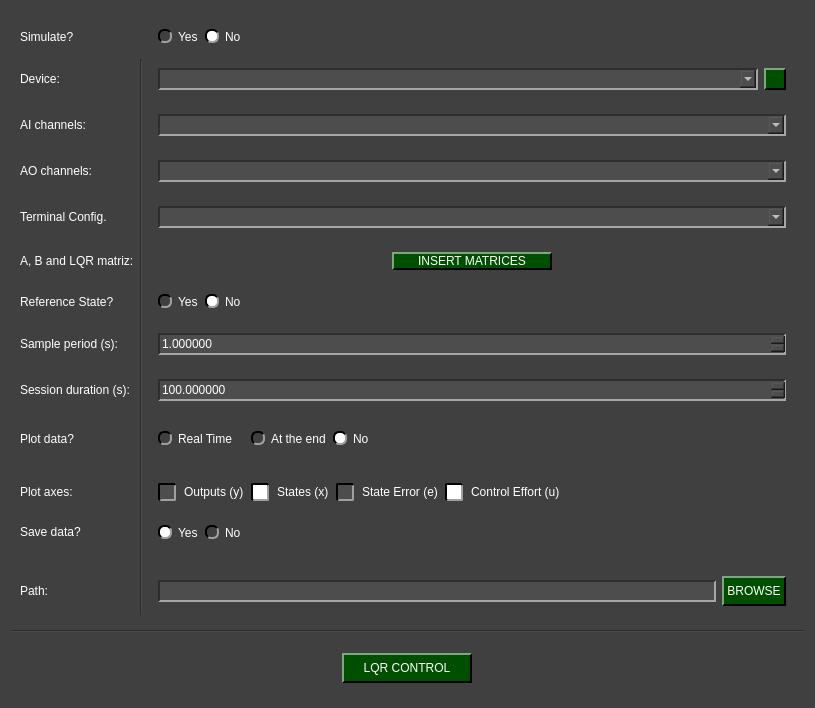
<?xml version="1.0" encoding="UTF-8"?>
<ui version="4.0">
 <class>NIDAQ_LQR_Control</class>
 <widget class="QWidget" name="NIDAQ_LQR_Control">
  <property name="enabled">
   <bool>true</bool>
  </property>
  <property name="geometry">
   <rect>
    <x>0</x>
    <y>0</y>
    <width>815</width>
    <height>708</height>
   </rect>
  </property>
  <property name="minimumSize">
   <size>
    <width>60</width>
    <height>0</height>
   </size>
  </property>
  <property name="windowTitle">
   <string>Form</string>
  </property>
  <property name="styleSheet">
   <string notr="true">QWidget{
	background-color: rgb(64, 64, 64);
}

QTabWidget::pane { 
   border: 1px solid rgb(166, 166, 166);
}

QTabBar::tab {
  	background-color: rgb(77, 77, 77);
 }

 QTabBar::tab:selected {
  	background-color: rgb(140, 140, 140);
	padding-top: 2px;
	padding-bottom: 2px;
	padding-left: 12px;
	padding-right: 12px;
 }

 QTabBar::tab:selected:hover {
  	background-color: rgb(140, 140, 140);
	padding-top: 2px;
	padding-bottom: 2px;
	padding-left: 12px;
	padding-right: 12px;
 }

 QTabBar::tab:hover {
  	background-color: rgb(109, 109, 109);
	padding-top: 2px;
	padding-bottom: 2px;
	padding-left: 12px;
	padding-right: 12px;
 }

 QTabBar::tab:middle {
	border-right: 1px dashed rgb(166, 166, 166);
	border-left: 1px dashed rgb(166, 166, 166);
	padding-top: 2px;
	padding-bottom: 2px;
	padding-left: 12px;
	padding-right: 12px;
 }

 QTabBar::tab:last {
	border-top-right-radius: 10px;
	padding-top: 2px;
	padding-bottom: 2px;
	padding-left: 12px;
	padding-right: 12px;
 }

 QTabBar::tab:first {
	border-top-left-radius: 10px;
	padding-top: 2px;
	padding-bottom: 2px;
	padding-left: 12px;
	padding-right: 12px;
 }


QComboBox QAbstractItemView {
    background-color: rgb(77, 77, 77);
}

QComboBox QAbstractItemView::item:focus{
    background-color: rgb(140, 140, 140);
}

QDoubleSpinBox{
	background-color: rgb(77, 77, 77);
	
	border-top: 1.5px solid rgb(46, 46, 46);
	border-left: 1.5px solid rgb(46, 46, 46);

	border-bottom: 1.5px solid rgb(166, 166, 166);
	border-right: 1.5px solid rgb(166, 166, 166);
}

QDoubleSpinBox::up-button{
    image: url(:/imgs/imgs/drop_up_arrow.png);
	width: 11px;

	background-color: rgb(0, 79, 0);
	border-top: 1.5px solid rgb(127, 167, 127);
	border-left: 1.5px solid rgb(127, 167, 127);

	border-bottom: 1.5px solid rgb(0, 0, 0);
	border-right: 1.5px solid rgb(0, 0, 0);
}

QDoubleSpinBox::up-button:pressed{
	border: 2px solid rgb(255, 255, 255);
}

QDoubleSpinBox::up-button:hover{
	background-color: rgb(0, 50, 0);
}

QDoubleSpinBox::down-button{
    image: url(:/imgs/imgs/drop_down_arrow.png);
	width: 11px;

	background-color: rgb(0, 79, 0);
	border-top: 1.5px solid rgb(127, 167, 127);
	border-left: 1.5px solid rgb(127, 167, 127);

	border-bottom: 1.5px solid rgb(0, 0, 0);
	border-right: 1.5px solid rgb(0, 0, 0);
}

QDoubleSpinBox::down-button:pressed{
	border: 2px solid rgb(255, 255, 255);
}

QDoubleSpinBox::down-button:hover{
	background-color: rgb(0, 50, 0);
}

QSpinBox{
	background-color: rgb(77, 77, 77);
	
	border-top: 1.5px solid rgb(46, 46, 46);
	border-left: 1.5px solid rgb(46, 46, 46);

	border-bottom: 1.5px solid rgb(166, 166, 166);
	border-right: 1.5px solid rgb(166, 166, 166);
}

QSpinBox::up-button{
    image: url(:/imgs/imgs/drop_up_arrow.png);
	width: 11px;

	background-color: rgb(0, 79, 0);
	border-top: 1.5px solid rgb(127, 167, 127);
	border-left: 1.5px solid rgb(127, 167, 127);

	border-bottom: 1.5px solid rgb(0, 0, 0);
	border-right: 1.5px solid rgb(0, 0, 0);
}

QSpinBox::up-button:pressed{
	border: 2px solid rgb(255, 255, 255);
}

QSpinBox::up-button:hover{
	background-color: rgb(0, 50, 0);
}

QSpinBox::down-button{
    image: url(:/imgs/imgs/drop_down_arrow.png);
	width: 11px;

	background-color: rgb(0, 79, 0);
	border-top: 1.5px solid rgb(127, 167, 127);
	border-left: 1.5px solid rgb(127, 167, 127);

	border-bottom: 1.5px solid rgb(0, 0, 0);
	border-right: 1.5px solid rgb(0, 0, 0);
}

QSpinBox::down-button:pressed{
	border: 2px solid rgb(255, 255, 255);
}

QSpinBox::down-button:hover{
	background-color: rgb(0, 50, 0);
}

QWidget#centralwidget{
	background-color: rgb(64, 64, 64);
}

QWidget{
	color: rgb(255, 255, 255);
}

QComboBox{
	background-color: rgb(77, 77, 77);
	
	border-top: 1.5px solid rgb(46, 46, 46);
	border-left: 1.5px solid rgb(46, 46, 46);

	border-bottom: 1.5px solid rgb(166, 166, 166);
	border-right: 1.5px solid rgb(166, 166, 166);
}


QComboBox::drop-down{
	image: url(:/imgs/imgs/drop_down_arrow.png);
	width: 11px;

	background-color: rgb(0, 79, 0);
	border-top: 2px solid rgb(127, 167, 127);
	border-left: 2px solid rgb(127, 167, 127);

	border-bottom: 2px solid rgb(0, 0, 0);
	border-right: 2px solid rgb(0, 0, 0);
}

QComboBox::drop-down:hover{
	background-color: rgb(0, 50, 0);
}

QComboBox::drop-down:pressed{
	border: 2px solid rgb(255, 255, 255);
}

QPushButton{
	background-color: rgb(0, 79, 0);

	border-top: 1.5px solid rgb(127, 167, 127);
	border-left: 1.5px solid rgb(127, 167, 127);

	border-bottom: 1.5px solid rgb(0, 0, 0);
	border-right: 1.5px solid rgb(0, 0, 0);

	
	font: 12pt &quot;Helvetica&quot;;
	text-align:center;
}

QWidget{
	font: 12pt &quot;Helvetica&quot;;
}

QPushButton:hover{
	background-color: rgb(0, 50, 0);
}

QPushButton:pressed{
	border: 2px solid rgb(255, 255, 255);
}

QLineEdit{
	background-color: rgb(77, 77, 77);
	border-top: 1.5px solid rgb(46, 46, 46);
	border-left: 1.5px solid rgb(46, 46, 46);

	border-bottom: 1.5px solid rgb(166, 166, 166);
	border-right: 1.5px solid rgb(166, 166, 166);
}

QRadioButton::indicator{
	border-radius: 6px;
	border-top: 1.5px solid rgb(0, 0, 0);
	border-left: 1.5px solid rgb(0, 0, 0);

	border-bottom: 1.5px solid rgb(160, 160, 160);
	border-right: 1.5px solid rgb(160, 160, 160);
}

QRadioButton::indicator::checked{
	background-color: white;
}

QRadioButton::indicator::unchecked:hover{
	background-color: #9F9F9F;
}

QRadioButton::indicator::pressed{
	border: 1.5px solid #505050
}

QPushButton#reload_devices{
	image: url(:/imgs/imgs/reload.png);
	width: 11px;
	background-color: rgb(0, 79, 0);

	border-top: 1.5px solid rgb(127, 167, 127);
	border-left: 1.5px solid rgb(127, 167, 127);

	border-bottom: 1.5px solid rgb(0, 0, 0);
	border-right: 1.5px solid rgb(0, 0, 0);

	
	font: 12pt &quot;Helvetica&quot;;
	text-align:center;
}

QPushButton#reload_devices:hover{
	background-color: rgb(0, 50, 0);
}

QPushButton#reload_devices:pressed{
	border: 2px solid rgb(255, 255, 255);
}

QPushButton#logo{
	background-color: rgb(64, 64, 64);
	border: 0px;
}

QPushButton#logo:hover{
	background-color: rgb(166, 166, 166);
	border: 1px solid rgb(190, 190, 190) ;
}

QPushButton#logo:pressed{
	background-color: rgb(166, 166, 166);
	border: 1px solid rgb(255, 255, 255) ;
}

QScrollBar:vertical {
     border: 1px solid rgb(140, 140, 140);
     background: rgb(140, 140, 140);
     width: 17px;
     margin: 17px 0 17px 0;
 }
QScrollBar::handle:vertical {
     background: rgb(0, 79, 0);
     min-height: 20px;
 }
QScrollBar::add-line:vertical {
	image: url(:/imgs/imgs/drop_down_arrow.png);
     border: 1px solid rgb(140, 140, 140);
     background: rgb(0, 79, 0);
     height: 15px;
     subcontrol-position: bottom;
     subcontrol-origin: margin;
 }

QScrollBar::sub-line:vertical {
	image: url(:/imgs/imgs/drop_up_arrow.png);
     border: 1px solid rgb(140, 140, 140);
     background: rgb(0, 79, 0);
     height: 15px;
     subcontrol-position: top;
     subcontrol-origin: margin;
 }

QScrollBar::add-line:vertical:pressed {
    border: 1px solid rgb(255, 255, 255);
	background: rgb(0, 79, 0)
 }

QScrollBar::sub-line:vertical:pressed {
	border: 1px solid rgb(255, 255, 255);
	background: rgb(0, 79, 0)
 }

QScrollBar::add-line:vertical:hover {
     background-color: rgb(0, 50, 0);
 }

QScrollBar::sub-line:vertical:hover {
    background-color: rgb(0, 50, 0);
 }

QScrollBar::handle:vertical:pressed {
    border: 1px solid rgb(255, 255, 255);
	background: rgb(0, 79, 0)
 }

QScrollBar::handle:vertical:hover {
    background-color: rgb(0, 50, 0);
 }

QScrollBar::add-page:vertical, QScrollBar::sub-page:vertical {
     background: none;
 }

QScrollArea{
	border: none;
}

QTableWidget {
    background-color: rgb(77, 77, 77);
    alternate-background-color: rgb(85, 85, 85);
    gridline-color: rgb(166, 166, 166);
    color: white;
    border: 1px solid rgb(166, 166, 166);
    font: 11pt &quot;Helvetica&quot;;
}

QTableWidget QLineEdit {
    background-color: rgb(140, 140, 140);
    color: black;
    border: none;
}

QTableWidget::item:selected {
    background-color: rgb(0, 79, 0);
    color: white;
}

QCheckBox {
    spacing: 8px;
    font: 12pt &quot;Helvetica&quot;;
    color: rgb(255, 255, 255);
}

QCheckBox::indicator {
    width: 14px;
    height: 14px;
    background-color: rgb(77, 77, 77);
    
    border-top: 1.5px solid rgb(0, 0, 0);
    border-left: 1.5px solid rgb(0, 0, 0);
    border-bottom: 1.5px solid rgb(160, 160, 160);
    border-right: 1.5px solid rgb(160, 160, 160);
    border-radius: 2px;
}

QCheckBox::indicator:unchecked:hover {
    background-color: #9F9F9F;
}

QCheckBox::indicator:pressed {
    border: 1.5px solid #505050;
}

QCheckBox::indicator:checked {
    background-color: white;
}

QCheckBox::indicator:checked:hover {
    background-color: rgb(220, 220, 220);
}
</string>
  </property>
  <layout class="QGridLayout" name="gridLayout_12">
   <item row="2" column="0">
    <widget class="QWidget" name="widget_12" native="true">
     <layout class="QHBoxLayout" name="horizontalLayout_4">
      <item>
       <widget class="QPushButton" name="start_lqr_control">
        <property name="minimumSize">
         <size>
          <width>130</width>
          <height>30</height>
         </size>
        </property>
        <property name="maximumSize">
         <size>
          <width>130</width>
          <height>30</height>
         </size>
        </property>
        <property name="text">
         <string>LQR CONTROL</string>
        </property>
       </widget>
      </item>
     </layout>
    </widget>
   </item>
   <item row="0" column="0">
    <widget class="QWidget" name="widget" native="true">
     <layout class="QGridLayout" name="gridLayout">
      <item row="3" column="0">
       <widget class="QLabel" name="label_ao_channel">
        <property name="minimumSize">
         <size>
          <width>0</width>
          <height>30</height>
         </size>
        </property>
        <property name="maximumSize">
         <size>
          <width>16777215</width>
          <height>30</height>
         </size>
        </property>
        <property name="text">
         <string>AO channels:</string>
        </property>
       </widget>
      </item>
      <item row="8" column="0">
       <widget class="QLabel" name="label_5">
        <property name="minimumSize">
         <size>
          <width>0</width>
          <height>30</height>
         </size>
        </property>
        <property name="maximumSize">
         <size>
          <width>16777215</width>
          <height>30</height>
         </size>
        </property>
        <property name="text">
         <string>Session duration (s):</string>
        </property>
       </widget>
      </item>
      <item row="1" column="2">
       <widget class="QWidget" name="widget_device" native="true">
        <layout class="QGridLayout" name="gridLayout_3">
         <item row="0" column="0">
          <widget class="QComboBox" name="device_combo">
           <property name="minimumSize">
            <size>
             <width>0</width>
             <height>22</height>
            </size>
           </property>
           <property name="maximumSize">
            <size>
             <width>16777215</width>
             <height>22</height>
            </size>
           </property>
          </widget>
         </item>
         <item row="0" column="1">
          <widget class="QPushButton" name="reload_devices">
           <property name="minimumSize">
            <size>
             <width>22</width>
             <height>22</height>
            </size>
           </property>
           <property name="maximumSize">
            <size>
             <width>22</width>
             <height>22</height>
            </size>
           </property>
           <property name="text">
            <string/>
           </property>
          </widget>
         </item>
        </layout>
       </widget>
      </item>
      <item row="12" column="2" alignment="Qt::AlignmentFlag::AlignLeft">
       <widget class="QWidget" name="widget_8" native="true">
        <layout class="QHBoxLayout" name="horizontalLayout_2">
         <item>
          <widget class="QRadioButton" name="yes_save_radio">
           <property name="text">
            <string>Yes</string>
           </property>
           <property name="checked">
            <bool>true</bool>
           </property>
           <attribute name="buttonGroup">
            <string notr="true">save_radio_group</string>
           </attribute>
          </widget>
         </item>
         <item>
          <widget class="QRadioButton" name="no_save_radio">
           <property name="text">
            <string>No</string>
           </property>
           <attribute name="buttonGroup">
            <string notr="true">save_radio_group</string>
           </attribute>
          </widget>
         </item>
        </layout>
       </widget>
      </item>
      <item row="7" column="2">
       <widget class="QWidget" name="widget_5" native="true">
        <layout class="QGridLayout" name="gridLayout_6">
         <item row="0" column="0">
          <widget class="QDoubleSpinBox" name="Ts_in">
           <property name="minimumSize">
            <size>
             <width>0</width>
             <height>22</height>
            </size>
           </property>
           <property name="maximumSize">
            <size>
             <width>16777215</width>
             <height>22</height>
            </size>
           </property>
           <property name="decimals">
            <number>6</number>
           </property>
           <property name="maximum">
            <double>999999999999.000000000000000</double>
           </property>
           <property name="singleStep">
            <double>0.010000000000000</double>
           </property>
           <property name="stepType">
            <enum>QAbstractSpinBox::StepType::AdaptiveDecimalStepType</enum>
           </property>
           <property name="value">
            <double>1.000000000000000</double>
           </property>
          </widget>
         </item>
        </layout>
       </widget>
      </item>
      <item row="2" column="0">
       <widget class="QLabel" name="label_ai_channel">
        <property name="minimumSize">
         <size>
          <width>0</width>
          <height>30</height>
         </size>
        </property>
        <property name="maximumSize">
         <size>
          <width>16777215</width>
          <height>30</height>
         </size>
        </property>
        <property name="text">
         <string>AI channels:</string>
        </property>
       </widget>
      </item>
      <item row="9" column="2" alignment="Qt::AlignmentFlag::AlignLeft">
       <widget class="QWidget" name="widget_plot" native="true">
        <layout class="QHBoxLayout" name="horizontalLayout">
         <item>
          <widget class="QRadioButton" name="yes_rt_plot_radio">
           <property name="text">
            <string>Real Time</string>
           </property>
           <property name="checked">
            <bool>false</bool>
           </property>
           <attribute name="buttonGroup">
            <string notr="true">plot_radio_group</string>
           </attribute>
          </widget>
         </item>
         <item>
          <widget class="QLabel" name="label_warning">
           <property name="toolTip">
            <string>&lt;html&gt;&lt;head/&gt;&lt;body&gt;&lt;p&gt;&lt;span style=&quot; font-size:16pt;&quot;&gt;Selecting Real Time may reduce your acquisition performance if you need to collect data at high frequencies ( sample period &amp;lt; 0.05 s ). We suggest plotting at the end of the acquisition if you don't want to be affected.&lt;/span&gt;&lt;/p&gt;&lt;/body&gt;&lt;/html&gt;</string>
           </property>
           <property name="text">
            <string>&lt;html&gt;&lt;head/&gt;&lt;body&gt;&lt;p&gt;&lt;img src=&quot;:/imgs/imgs/Warning_logo.png&quot;/&gt;&lt;/p&gt;&lt;/body&gt;&lt;/html&gt;</string>
           </property>
          </widget>
         </item>
         <item>
          <widget class="QLabel" name="label_14">
           <property name="text">
            <string>&lt;html&gt;&lt;head/&gt;&lt;body&gt;&lt;p&gt;&lt;br/&gt;&lt;/p&gt;&lt;/body&gt;&lt;/html&gt;</string>
           </property>
          </widget>
         </item>
         <item>
          <widget class="QRadioButton" name="yes_ate_plot_radio">
           <property name="text">
            <string>At the end</string>
           </property>
           <attribute name="buttonGroup">
            <string notr="true">plot_radio_group</string>
           </attribute>
          </widget>
         </item>
         <item>
          <widget class="QRadioButton" name="no_plot_radio">
           <property name="text">
            <string>No</string>
           </property>
           <property name="checked">
            <bool>true</bool>
           </property>
           <attribute name="buttonGroup">
            <string notr="true">plot_radio_group</string>
           </attribute>
          </widget>
         </item>
        </layout>
       </widget>
      </item>
      <item row="4" column="0">
       <widget class="QLabel" name="label_terminal">
        <property name="minimumSize">
         <size>
          <width>0</width>
          <height>30</height>
         </size>
        </property>
        <property name="maximumSize">
         <size>
          <width>16777215</width>
          <height>30</height>
         </size>
        </property>
        <property name="text">
         <string>Terminal Config.</string>
        </property>
       </widget>
      </item>
      <item row="15" column="2">
       <widget class="QWidget" name="widget_9" native="true">
        <layout class="QHBoxLayout" name="horizontalLayout_3">
         <item alignment="Qt::AlignmentFlag::AlignVCenter">
          <widget class="QLineEdit" name="path_line_edit">
           <property name="minimumSize">
            <size>
             <width>0</width>
             <height>22</height>
            </size>
           </property>
           <property name="maximumSize">
            <size>
             <width>16777215</width>
             <height>22</height>
            </size>
           </property>
          </widget>
         </item>
         <item alignment="Qt::AlignmentFlag::AlignVCenter">
          <widget class="QPushButton" name="path_folder_browse">
           <property name="minimumSize">
            <size>
             <width>0</width>
             <height>30</height>
            </size>
           </property>
           <property name="maximumSize">
            <size>
             <width>16777215</width>
             <height>30</height>
            </size>
           </property>
           <property name="text">
            <string> BROWSE </string>
           </property>
          </widget>
         </item>
        </layout>
       </widget>
      </item>
      <item row="9" column="0">
       <widget class="QLabel" name="label_plot">
        <property name="minimumSize">
         <size>
          <width>0</width>
          <height>30</height>
         </size>
        </property>
        <property name="maximumSize">
         <size>
          <width>16777215</width>
          <height>30</height>
         </size>
        </property>
        <property name="text">
         <string>Plot data?</string>
        </property>
       </widget>
      </item>
      <item row="5" column="0">
       <widget class="QLabel" name="label_10">
        <property name="text">
         <string>A, B and LQR matriz:</string>
        </property>
       </widget>
      </item>
      <item row="15" column="0" alignment="Qt::AlignmentFlag::AlignVCenter">
       <widget class="QLabel" name="label_8">
        <property name="minimumSize">
         <size>
          <width>0</width>
          <height>30</height>
         </size>
        </property>
        <property name="maximumSize">
         <size>
          <width>16777215</width>
          <height>30</height>
         </size>
        </property>
        <property name="text">
         <string>Path:</string>
        </property>
       </widget>
      </item>
      <item row="4" column="2">
       <widget class="QWidget" name="widget_terminal" native="true">
        <layout class="QGridLayout" name="gridLayout_5">
         <item row="0" column="0">
          <widget class="QComboBox" name="terminal_config_combo">
           <property name="minimumSize">
            <size>
             <width>0</width>
             <height>22</height>
            </size>
           </property>
           <property name="maximumSize">
            <size>
             <width>16777215</width>
             <height>22</height>
            </size>
           </property>
          </widget>
         </item>
        </layout>
       </widget>
      </item>
      <item row="7" column="0">
       <widget class="QLabel" name="label_4">
        <property name="minimumSize">
         <size>
          <width>0</width>
          <height>30</height>
         </size>
        </property>
        <property name="maximumSize">
         <size>
          <width>16777215</width>
          <height>30</height>
         </size>
        </property>
        <property name="text">
         <string>Sample period (s):</string>
        </property>
       </widget>
      </item>
      <item row="8" column="2">
       <widget class="QWidget" name="widget_6" native="true">
        <layout class="QGridLayout" name="gridLayout_7">
         <item row="0" column="0">
          <widget class="QDoubleSpinBox" name="sesh_dur_in">
           <property name="enabled">
            <bool>true</bool>
           </property>
           <property name="minimumSize">
            <size>
             <width>0</width>
             <height>22</height>
            </size>
           </property>
           <property name="maximumSize">
            <size>
             <width>16777215</width>
             <height>22</height>
            </size>
           </property>
           <property name="decimals">
            <number>6</number>
           </property>
           <property name="maximum">
            <double>999999999999.000000000000000</double>
           </property>
           <property name="singleStep">
            <double>0.010000000000000</double>
           </property>
           <property name="stepType">
            <enum>QAbstractSpinBox::StepType::AdaptiveDecimalStepType</enum>
           </property>
           <property name="value">
            <double>100.000000000000000</double>
           </property>
          </widget>
         </item>
        </layout>
       </widget>
      </item>
      <item row="3" column="2">
       <widget class="QWidget" name="widget_ao_channel" native="true">
        <layout class="QGridLayout" name="gridLayout_2">
         <item row="0" column="0">
          <widget class="QComboBox" name="ao_channel_combo">
           <property name="minimumSize">
            <size>
             <width>0</width>
             <height>22</height>
            </size>
           </property>
           <property name="maximumSize">
            <size>
             <width>16777215</width>
             <height>22</height>
            </size>
           </property>
          </widget>
         </item>
        </layout>
       </widget>
      </item>
      <item row="0" column="0">
       <widget class="QLabel" name="label_simulate">
        <property name="text">
         <string>Simulate?</string>
        </property>
       </widget>
      </item>
      <item row="1" column="0">
       <widget class="QLabel" name="label_device">
        <property name="minimumSize">
         <size>
          <width>0</width>
          <height>30</height>
         </size>
        </property>
        <property name="maximumSize">
         <size>
          <width>16777215</width>
          <height>30</height>
         </size>
        </property>
        <property name="text">
         <string>Device:</string>
        </property>
       </widget>
      </item>
      <item row="2" column="2">
       <widget class="QWidget" name="widget_ai_channel" native="true">
        <layout class="QGridLayout" name="gridLayout_4">
         <item row="0" column="0">
          <widget class="QComboBox" name="ai_channel_combo">
           <property name="minimumSize">
            <size>
             <width>0</width>
             <height>22</height>
            </size>
           </property>
           <property name="maximumSize">
            <size>
             <width>16777215</width>
             <height>22</height>
            </size>
           </property>
          </widget>
         </item>
        </layout>
       </widget>
      </item>
      <item row="12" column="0">
       <widget class="QLabel" name="label_7">
        <property name="minimumSize">
         <size>
          <width>0</width>
          <height>30</height>
         </size>
        </property>
        <property name="maximumSize">
         <size>
          <width>16777215</width>
          <height>30</height>
         </size>
        </property>
        <property name="text">
         <string>Save data?</string>
        </property>
       </widget>
      </item>
      <item row="6" column="0">
       <widget class="QLabel" name="label">
        <property name="text">
         <string>Reference State?</string>
        </property>
       </widget>
      </item>
      <item row="0" column="2" alignment="Qt::AlignmentFlag::AlignLeft">
       <widget class="QWidget" name="widget_13" native="true">
        <layout class="QGridLayout" name="gridLayout_9">
         <item row="0" column="0">
          <widget class="QRadioButton" name="yes_simulate_radio">
           <property name="text">
            <string>Yes</string>
           </property>
           <attribute name="buttonGroup">
            <string notr="true">simulate_radio_group</string>
           </attribute>
          </widget>
         </item>
         <item row="0" column="1">
          <widget class="QRadioButton" name="no_simulate_radio">
           <property name="text">
            <string>No</string>
           </property>
           <property name="checked">
            <bool>true</bool>
           </property>
           <attribute name="buttonGroup">
            <string notr="true">simulate_radio_group</string>
           </attribute>
          </widget>
         </item>
        </layout>
       </widget>
      </item>
      <item row="6" column="2" alignment="Qt::AlignmentFlag::AlignLeft">
       <widget class="QWidget" name="widget_2" native="true">
        <layout class="QGridLayout" name="gridLayout_10">
         <item row="0" column="0">
          <widget class="QRadioButton" name="yes_reference_radio">
           <property name="text">
            <string>Yes</string>
           </property>
           <attribute name="buttonGroup">
            <string notr="true">reference_radio_group</string>
           </attribute>
          </widget>
         </item>
         <item row="0" column="1">
          <widget class="QRadioButton" name="no_reference_radio">
           <property name="text">
            <string>No</string>
           </property>
           <property name="checked">
            <bool>true</bool>
           </property>
           <attribute name="buttonGroup">
            <string notr="true">reference_radio_group</string>
           </attribute>
          </widget>
         </item>
        </layout>
       </widget>
      </item>
      <item row="5" column="2">
       <widget class="QWidget" name="widget_11" native="true">
        <layout class="QGridLayout" name="gridLayout_8">
         <item row="0" column="0">
          <widget class="QPushButton" name="insert_matrices">
           <property name="minimumSize">
            <size>
             <width>0</width>
             <height>0</height>
            </size>
           </property>
           <property name="maximumSize">
            <size>
             <width>160</width>
             <height>30</height>
            </size>
           </property>
           <property name="text">
            <string>INSERT MATRICES</string>
           </property>
          </widget>
         </item>
        </layout>
       </widget>
      </item>
      <item row="1" column="1" rowspan="15">
       <widget class="Line" name="line">
        <property name="orientation">
         <enum>Qt::Orientation::Vertical</enum>
        </property>
       </widget>
      </item>
      <item row="11" column="2" alignment="Qt::AlignmentFlag::AlignLeft">
       <widget class="QWidget" name="widget_axes" native="true">
        <layout class="QGridLayout" name="gridLayout_11">
         <item row="0" column="0">
          <widget class="QCheckBox" name="chk_plot_y">
           <property name="text">
            <string>Outputs (y)</string>
           </property>
          </widget>
         </item>
         <item row="0" column="1">
          <widget class="QCheckBox" name="chk_plot_x">
           <property name="text">
            <string>States (x)</string>
           </property>
           <property name="checked">
            <bool>true</bool>
           </property>
          </widget>
         </item>
         <item row="0" column="2">
          <widget class="QCheckBox" name="chk_plot_e">
           <property name="text">
            <string>State Error (e)</string>
           </property>
          </widget>
         </item>
         <item row="0" column="3">
          <widget class="QCheckBox" name="chk_plot_u">
           <property name="text">
            <string>Control Effort (u)</string>
           </property>
           <property name="checked">
            <bool>true</bool>
           </property>
          </widget>
         </item>
        </layout>
       </widget>
      </item>
      <item row="11" column="0">
       <widget class="QLabel" name="label_axes">
        <property name="text">
         <string>Plot axes:</string>
        </property>
       </widget>
      </item>
     </layout>
    </widget>
   </item>
   <item row="1" column="0">
    <widget class="Line" name="line_end">
     <property name="orientation">
      <enum>Qt::Orientation::Horizontal</enum>
     </property>
    </widget>
   </item>
  </layout>
 </widget>
 <resources>
  <include location="resources_1.qrc"/>
 </resources>
 <connections/>
 <buttongroups>
  <buttongroup name="save_radio_group"/>
  <buttongroup name="simulate_radio_group"/>
  <buttongroup name="plot_radio_group"/>
  <buttongroup name="reference_radio_group"/>
 </buttongroups>
</ui>
